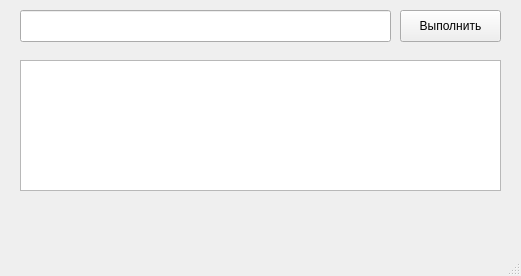
<?xml version="1.0" encoding="UTF-8"?>
<ui version="4.0">
 <class>MainWindow</class>
 <widget class="QMainWindow" name="MainWindow">
  <property name="geometry">
   <rect>
    <x>0</x>
    <y>0</y>
    <width>521</width>
    <height>276</height>
   </rect>
  </property>
  <property name="windowTitle">
   <string>MainWindow</string>
  </property>
  <widget class="QWidget" name="centralwidget">
   <widget class="QPushButton" name="pushButton">
    <property name="enabled">
     <bool>true</bool>
    </property>
    <property name="geometry">
     <rect>
      <x>400</x>
      <y>10</y>
      <width>101</width>
      <height>32</height>
     </rect>
    </property>
    <property name="text">
     <string>Выполнить</string>
    </property>
   </widget>
   <widget class="QTextEdit" name="textEdit">
    <property name="enabled">
     <bool>true</bool>
    </property>
    <property name="geometry">
     <rect>
      <x>20</x>
      <y>60</y>
      <width>481</width>
      <height>131</height>
     </rect>
    </property>
    <property name="verticalScrollBarPolicy">
     <enum>Qt::ScrollBarAsNeeded</enum>
    </property>
    <property name="horizontalScrollBarPolicy">
     <enum>Qt::ScrollBarAsNeeded</enum>
    </property>
    <property name="sizeAdjustPolicy">
     <enum>QAbstractScrollArea::AdjustIgnored</enum>
    </property>
    <property name="readOnly">
     <bool>true</bool>
    </property>
   </widget>
   <widget class="QLineEdit" name="lineEdit">
    <property name="geometry">
     <rect>
      <x>20</x>
      <y>10</y>
      <width>371</width>
      <height>32</height>
     </rect>
    </property>
   </widget>
   <widget class="QLabel" name="label">
    <property name="geometry">
     <rect>
      <x>-10</x>
      <y>0</y>
      <width>541</width>
      <height>51</height>
     </rect>
    </property>
    <property name="text">
     <string/>
    </property>
   </widget>
   <widget class="QLabel" name="label_2">
    <property name="geometry">
     <rect>
      <x>20</x>
      <y>180</y>
      <width>541</width>
      <height>41</height>
     </rect>
    </property>
    <property name="text">
     <string/>
    </property>
   </widget>
   <widget class="QPushButton" name="pushButton_2">
    <property name="enabled">
     <bool>false</bool>
    </property>
    <property name="geometry">
     <rect>
      <x>530</x>
      <y>50</y>
      <width>101</width>
      <height>31</height>
     </rect>
    </property>
    <property name="text">
     <string>Выполнить</string>
    </property>
   </widget>
   <widget class="QLabel" name="label_3">
    <property name="geometry">
     <rect>
      <x>-20</x>
      <y>10</y>
      <width>571</width>
      <height>31</height>
     </rect>
    </property>
    <property name="text">
     <string/>
    </property>
   </widget>
   <widget class="QLabel" name="label_4">
    <property name="geometry">
     <rect>
      <x>-20</x>
      <y>220</y>
      <width>791</width>
      <height>31</height>
     </rect>
    </property>
    <property name="text">
     <string/>
    </property>
   </widget>
   <widget class="QLabel" name="label_5">
    <property name="geometry">
     <rect>
      <x>-10</x>
      <y>-1</y>
      <width>16</width>
      <height>51</height>
     </rect>
    </property>
    <property name="text">
     <string/>
    </property>
   </widget>
   <widget class="QLabel" name="label_6">
    <property name="geometry">
     <rect>
      <x>0</x>
      <y>40</y>
      <width>521</width>
      <height>191</height>
     </rect>
    </property>
    <property name="text">
     <string/>
    </property>
   </widget>
   <widget class="QLabel" name="label_7">
    <property name="geometry">
     <rect>
      <x>320</x>
      <y>180</y>
      <width>511</width>
      <height>41</height>
     </rect>
    </property>
    <property name="text">
     <string/>
    </property>
   </widget>
   <widget class="QLabel" name="label_8">
    <property name="geometry">
     <rect>
      <x>270</x>
      <y>180</y>
      <width>16</width>
      <height>51</height>
     </rect>
    </property>
    <property name="text">
     <string/>
    </property>
   </widget>
   <zorder>label</zorder>
   <zorder>label_3</zorder>
   <zorder>pushButton</zorder>
   <zorder>lineEdit</zorder>
   <zorder>label_2</zorder>
   <zorder>pushButton_2</zorder>
   <zorder>label_4</zorder>
   <zorder>label_5</zorder>
   <zorder>label_7</zorder>
   <zorder>label_8</zorder>
   <zorder>label_6</zorder>
   <zorder>textEdit</zorder>
  </widget>
  <widget class="QMenuBar" name="menubar">
   <property name="geometry">
    <rect>
     <x>0</x>
     <y>0</y>
     <width>521</width>
     <height>26</height>
    </rect>
   </property>
  </widget>
  <widget class="QStatusBar" name="statusbar"/>
 </widget>
 <resources/>
 <connections/>
</ui>
